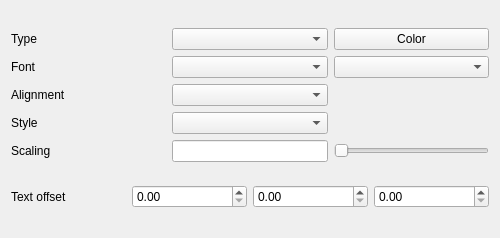
<?xml version="1.0" encoding="UTF-8"?>
<ui version="4.0">
 <class>AppearanceAnnotationForm</class>
 <widget class="QWidget" name="AppearanceAnnotationForm">
  <property name="geometry">
   <rect>
    <x>0</x>
    <y>0</y>
    <width>500</width>
    <height>238</height>
   </rect>
  </property>
  <property name="windowTitle">
   <string>Form</string>
  </property>
  <layout class="QVBoxLayout" name="verticalLayout">
   <item>
    <layout class="QHBoxLayout" name="horizontalLayout_4">
     <item>
      <layout class="QGridLayout" name="gridLayout" columnstretch="1,1,1">
       <item row="0" column="2">
        <widget class="QPushButton" name="colorPushButton">
         <property name="text">
          <string>Color</string>
         </property>
        </widget>
       </item>
       <item row="0" column="0">
        <widget class="QLabel" name="label">
         <property name="text">
          <string>Type</string>
         </property>
        </widget>
       </item>
       <item row="1" column="0">
        <widget class="QLabel" name="label_2">
         <property name="text">
          <string>Font</string>
         </property>
        </widget>
       </item>
       <item row="2" column="0">
        <widget class="QLabel" name="label_3">
         <property name="text">
          <string>Alignment</string>
         </property>
        </widget>
       </item>
       <item row="3" column="0">
        <widget class="QLabel" name="label_4">
         <property name="text">
          <string>Style</string>
         </property>
        </widget>
       </item>
       <item row="4" column="0">
        <widget class="QLabel" name="label_5">
         <property name="text">
          <string>Scaling</string>
         </property>
        </widget>
       </item>
       <item row="4" column="1">
        <widget class="QLineEdit" name="scalingLineEdit"/>
       </item>
       <item row="0" column="1">
        <widget class="QComboBox" name="typeComboBox"/>
       </item>
       <item row="1" column="1">
        <widget class="QComboBox" name="fontComboBox"/>
       </item>
       <item row="2" column="1">
        <widget class="QComboBox" name="alignmentComboBox"/>
       </item>
       <item row="3" column="1">
        <widget class="QComboBox" name="styleComboBox"/>
       </item>
       <item row="4" column="2">
        <widget class="QSlider" name="scalingHorizontalSlider">
         <property name="orientation">
          <enum>Qt::Horizontal</enum>
         </property>
        </widget>
       </item>
       <item row="1" column="2">
        <widget class="QComboBox" name="fontSpecifierComboBox"/>
       </item>
       <item row="2" column="2">
        <spacer name="horizontalSpacer">
         <property name="orientation">
          <enum>Qt::Horizontal</enum>
         </property>
         <property name="sizeHint" stdset="0">
          <size>
           <width>40</width>
           <height>20</height>
          </size>
         </property>
        </spacer>
       </item>
       <item row="3" column="2">
        <spacer name="horizontalSpacer_2">
         <property name="orientation">
          <enum>Qt::Horizontal</enum>
         </property>
         <property name="sizeHint" stdset="0">
          <size>
           <width>40</width>
           <height>20</height>
          </size>
         </property>
        </spacer>
       </item>
      </layout>
     </item>
    </layout>
   </item>
   <item>
    <layout class="QHBoxLayout" name="horizontalLayout_2">
     <item>
      <layout class="QHBoxLayout" name="horizontalLayout_5">
       <item>
        <widget class="QLabel" name="label_6">
         <property name="text">
          <string>Text offset</string>
         </property>
        </widget>
       </item>
       <item>
        <widget class="QDoubleSpinBox" name="offsetXDoubleSpinBox"/>
       </item>
       <item>
        <widget class="QDoubleSpinBox" name="offsetYDoubleSpinBox"/>
       </item>
       <item>
        <widget class="QDoubleSpinBox" name="offsetZDoubleSpinBox"/>
       </item>
      </layout>
     </item>
    </layout>
   </item>
  </layout>
 </widget>
 <resources/>
 <connections/>
</ui>
